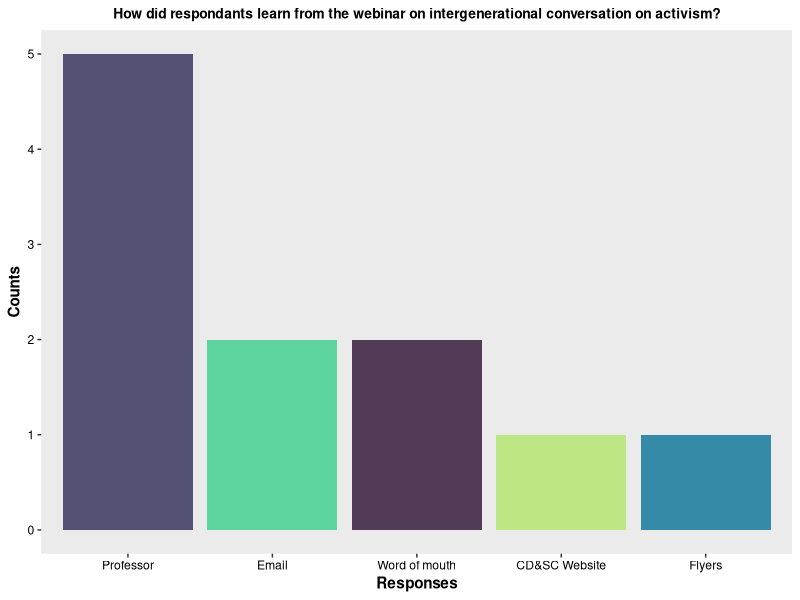
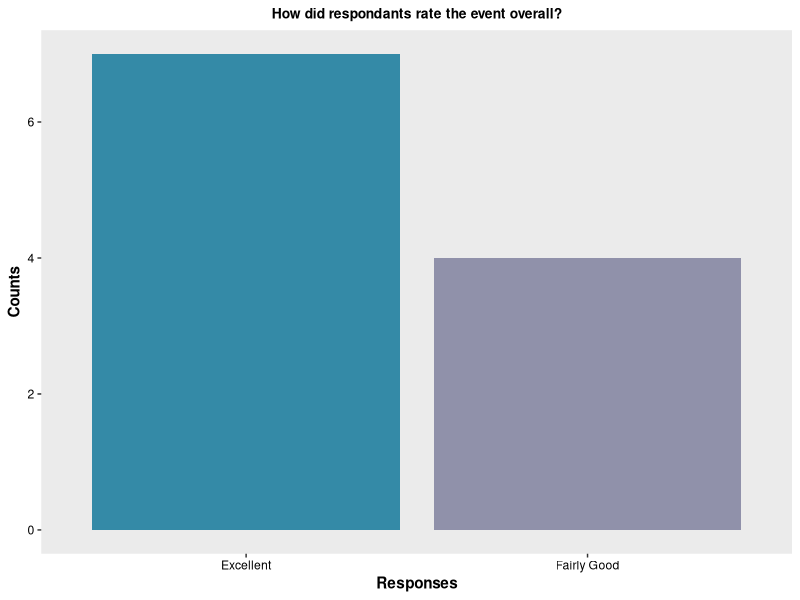
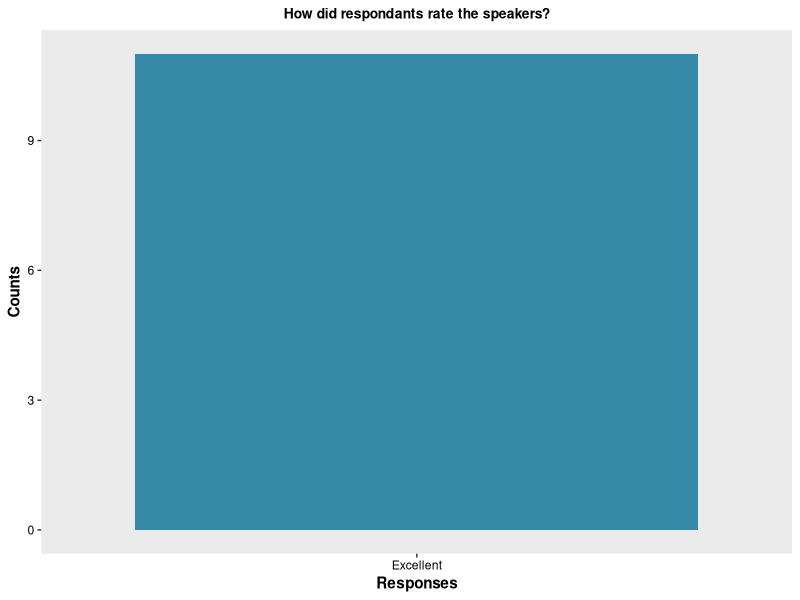
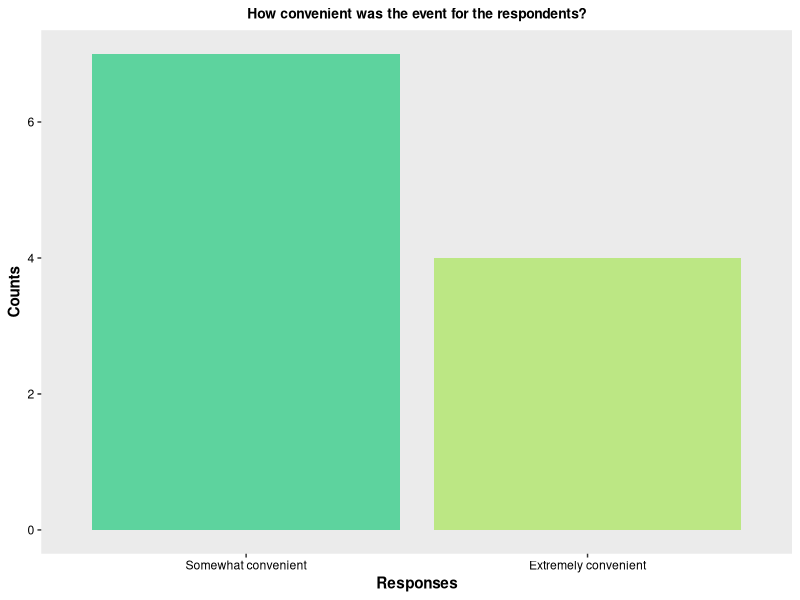
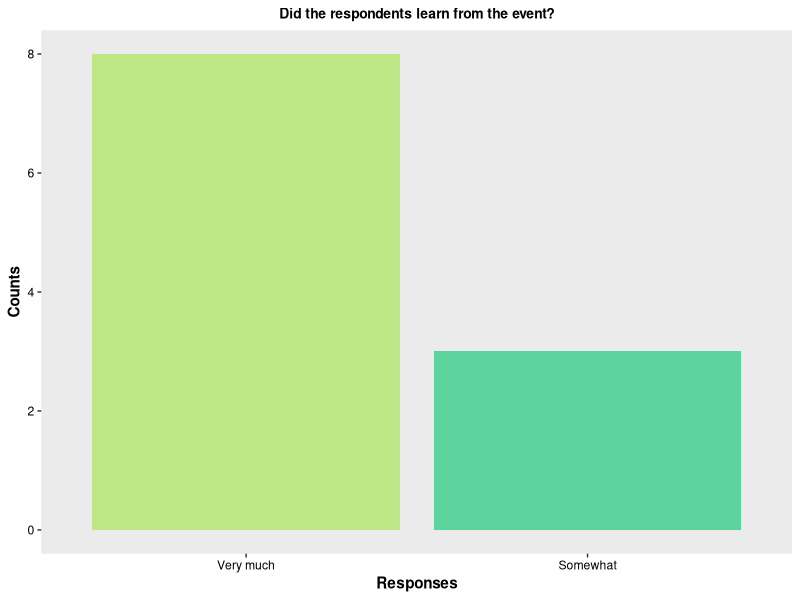
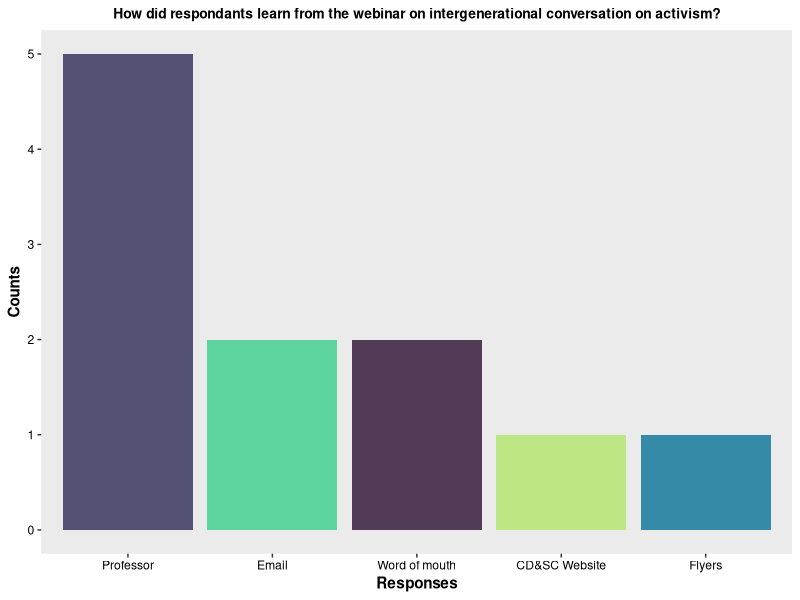
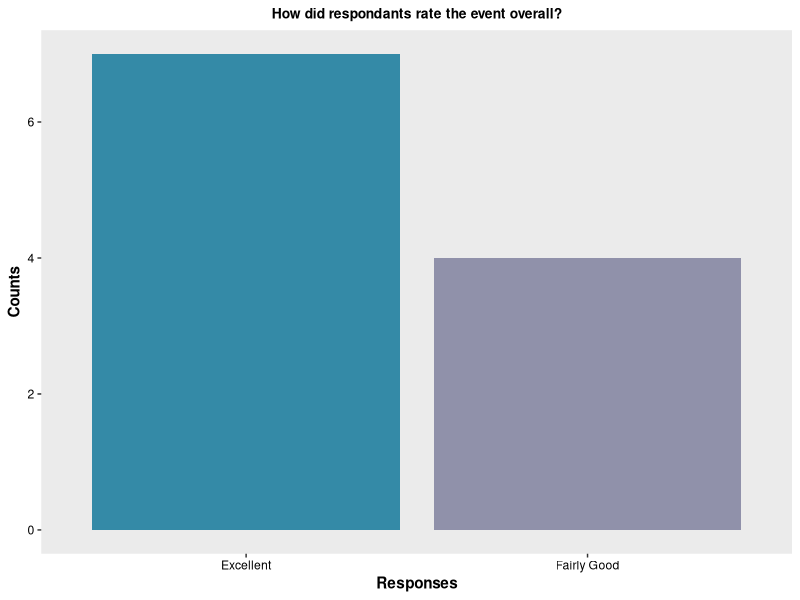
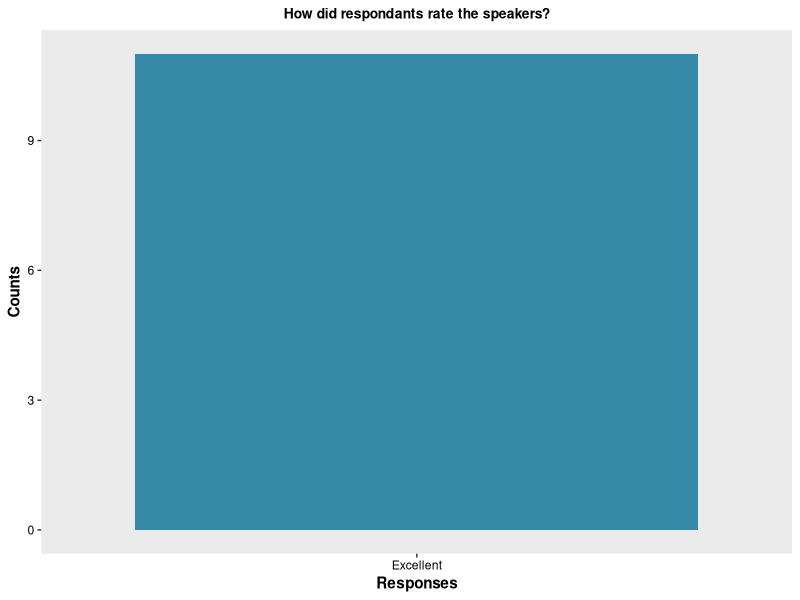

Reproduce these figures in R, in order.
#### Intergenerational Conversation Webinar ####
#### Created by: Vivian Vy Le ####
#### Updated on: 2022-08-07 ####

#### Load library ####
library(tidyverse)
library(here)
library(ggplot2)


#### Load data ####
intergen <- read_csv(here("Data", "intergenerational_convo.csv"))


#### View data ####
view(intergen)


#### Data analysis ####
intergen_clean <- intergen %>%
  select(participants, overall_rating, speaker_rating, advertisement, event_timing, audience_learning) %>%
  rowwise() %>%
  mutate(advertisement_choices = str_split(advertisement, pattern = ";")) %>%
  ungroup() %>%
  unnest(advertisement_choices)
view(intergen_clean)

advertisement_data <- intergen_clean %>%
  count(advertisement_choices)
view(advertisement_data)

data <- intergen_clean %>%
  mutate(overall_rating = factor(overall_rating,
                               levels = c("Excellent", "Fairly Good", "Not Good at All"))) %>%
  mutate(speaker_rating = factor(speaker_rating,
                                 levels = c("Excellent", "Fairly Good", "Not Good at All"))) %>%
  mutate(event_timing = factor(event_timing,
                               levels = c("Extremely convenient", "Somewhat convenient", "Not at all convenient"))) %>%
  mutate(audience_learning = factor(audience_learning,
                                    levels = c("Very much", "Somewhat", "Not much")))
view(data)

overall_rating <- data %>%
  count(overall_rating)

speaker_rating <- data %>%
  count(speaker_rating)

event_timing <- data %>%
  count(event_timing)

audience_data <- data %>%
  count(audience_learning)


#### plot ####
colorpal<- c("#BCE784", "#5DD39E", "#348AA7", "#525174", "#513B56", "#595A9F", "#9091AA")
advertisement_data %>%
  ggplot(aes(x = reorder(advertisement_choices, -n), y = n, fill = advertisement_choices)) +
  geom_col() +
  labs(title = "How did respondants learn from the webinar on intergenerational conversation on activism?",
       x = "Responses",
       y = "Counts") +
  theme(plot.title = element_text(hjust = 0.5,
                                  size = 10,
                                  face = "bold"),
        axis.title = element_text(face = "bold"),
        axis.text.x = element_text(color = "#000000"),
        axis.text.y = element_text(color = "#000000"),
        panel.grid.major = element_blank(),
        panel.grid.minor = element_blank()) +
  scale_fill_manual(values = colorpal) +
  guides(fill = FALSE)
ggsave(here("Output", "intergenerational", "advertisement.png"), width = 8, height = 5)


overall_rating %>%
  ggplot(aes(x = reorder(overall_rating, -n), y = n, fill = overall_rating)) +
  geom_col() +
  labs(title = "How did respondants rate the event overall?",
       x = "Responses",
       y = "Counts") +
  theme(plot.title = element_text(hjust = 0.5,
                                  size = 10,
                                  face = "bold"),
        axis.title = element_text(face = "bold"),
        axis.text.x = element_text(color = "#000000"),
        axis.text.y = element_text(color = "#000000"),
        panel.grid.major = element_blank(),
        panel.grid.minor = element_blank()) +
  scale_fill_manual(values = c("#348AA7", "#9091AA")) +
  guides(fill = FALSE)
ggsave(here("Output", "intergenerational", "event_rating.png"), width = 6, height = 5)

speaker_rating %>%
  ggplot(aes(x = reorder(speaker_rating, -n), y = n, fill = speaker_rating)) +
  geom_col() +
  labs(title = "How did respondants rate the speakers?",
       x = "Responses",
       y = "Counts") +
  theme(plot.title = element_text(hjust = 0.5,
                                  size = 10,
                                  face = "bold"),
        axis.title = element_text(face = "bold"),
        axis.text.x = element_text(color = "#000000"),
        axis.text.y = element_text(color = "#000000"),
        panel.grid.major = element_blank(),
        panel.grid.minor = element_blank()) +
  scale_fill_manual(values = c("#348AA7", "#9091AA")) +
  guides(fill = FALSE)
ggsave(here("Output", "intergenerational", "speaker_rating.png"), width = 6, height = 5)

event_timing %>%
  ggplot(aes(x = reorder(event_timing, -n), y = n, fill = event_timing)) +
  geom_col() +
  labs(title = "How convenient was the event for the respondents?",
       x = "Responses",
       y = "Counts") +
  theme(plot.title = element_text(hjust = 0.5,
                                  size = 10,
                                  face = "bold"),
        axis.title = element_text(face = "bold"),
        axis.text.x = element_text(color = "#000000"),
        axis.text.y = element_text(color = "#000000"),
        panel.grid.major = element_blank(),
        panel.grid.minor = element_blank()) +
  scale_fill_manual(values = colorpal) +
  guides(fill = FALSE)
ggsave(here("Output", "intergenerational", "convenience_of_event.png"), width = 6, height = 5)

audience_data %>%
  ggplot(aes(x = reorder(audience_learning, -n), y = n, fill = audience_learning)) +
  geom_col() +
  labs(title = "Did the respondents learn from the event?",
       x = "Responses",
       y = "Counts") +
  theme(plot.title = element_text(hjust = 0.5,
                                  size = 10,
                                  face = "bold"),
        axis.title = element_text(face = "bold"),
        axis.text.x = element_text(color = "#000000"),
        axis.text.y = element_text(color = "#000000"),
        panel.grid.major = element_blank(),
        panel.grid.minor = element_blank()) +
  scale_fill_manual(values = colorpal) +
  guides(fill = FALSE)
ggsave(here("Output", "intergenerational", "audience_learning.png"), width = 6, height = 5)
